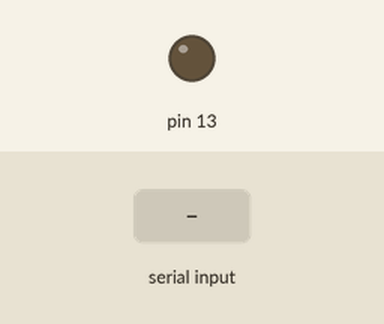
Simulated run of this sketch. Board: Arduino Uno, built with avr-gcc and run on an emulated ATmega328P. Shown: output pins drawn as LEDs (lit = HIGH). The inputs (shaded band) are chosen by the test bench. The modem accepts every AT command (registered, SIM ready, sends succeed) and sends nothing else; what the sketch prints to the serial monitor is not drawn.

Above: at 2.2 s.
2.3 s: "r\n" received over Serial
At 2.31 s:
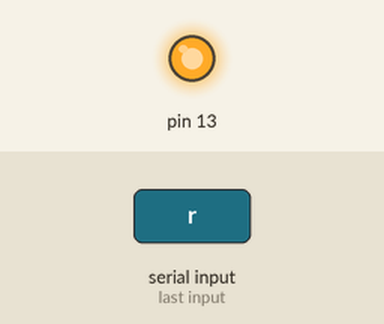
3.8 s: "r\n" received over the second serial link
5.3 s: "1\n" received over the second serial link
Timing chart, 0 to 8.3 s (numbered marks = the images above; inputs shaded):
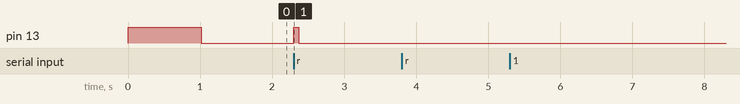

The sketch:

GPRSTest.pde
```cpp
#include <SoftwareSerial.h>
#include <GPRS.h>

SoftwareSerial gsm(2,3);
GPRS gprs;

const int loglen = 1000;
char logline[loglen];

void setup()
{
  Serial.begin(9600);
  Serial.println("Setup");
  pinMode(13, OUTPUT);
  digitalWrite(13, HIGH);
  gsm.begin(9600);
  delay(1000);

  gprs.disableEcho(&gsm);
  gprs.storeConfig(&gsm);
  bool result = false;
  digitalWrite(13, LOW);

}

void loop()
{
    if (Serial.available()) {
      digitalWrite(13, HIGH);
      unsigned long time = millis();
      char c = Serial.read();
      if (c == 'r')
      {
       gprs.reset(&gsm);
      }
      else if (c == 10) // Enter key
      {
        sprintf(logline, "Took %lu seconds to send this", time / 1000);
        bool result = gprs.sendSMS(&gsm, "0411416892", logline);
        Serial.print(logline);
        Serial.print(": ");
        Serial.println(result);
        digitalWrite(13, LOW);
      }
    }
    while(gsm.available()) {
      Serial.write(gsm.read());
    }
}
```

Measured:
- after the input at 2.3 s, pin 13: LOW → HIGH at once, → LOW 0.07 s later
- after the input at 3.8 s, every drawn part: stays the same
- after the input at 5.3 s, every drawn part: stays the same
